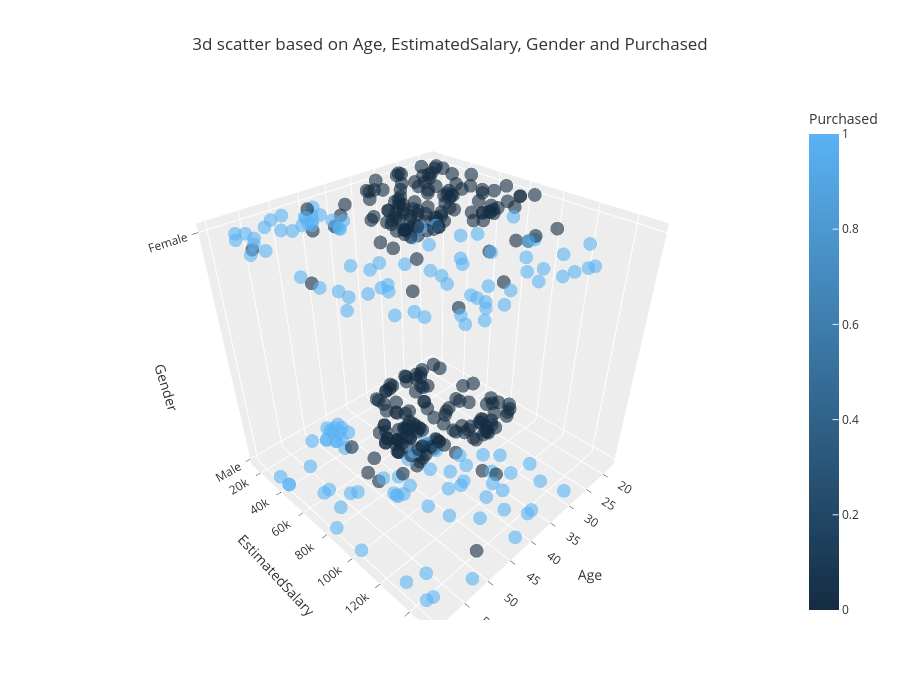

Notebook code for this chart:
### Code cell
fig = px.scatter_3d(
        data_frame=df,
        x='Age',
        y='EstimatedSalary',
        z='Gender',
        color='Purchased',
        template='ggplot2',
        opacity=0.6,
        height=700,
        title=f'3d scatter based on Age, EstimatedSalary, Gender and Purchased'
)

pio.show(fig)

### Figure 1 — Plotly figure (JSON) as saved in the notebook; plotly's stock layout.template omitted (floating-point values rounded to 4 significant figures; data arrays with more than 128 entries replaced by an {"elided": "..."} marker saying what was removed)
{"data": [{"hovertemplate": "Age=%{x}<br>EstimatedSalary=%{y}<br>Gender=%{z}<br>Purchased=%{marker.color}<extra></extra>", "legendgroup": "", "marker": {"color": {"elided": "400 int values"}, "coloraxis": "coloraxis", "opacity": 0.6, "symbol": "circle"}, "mode": "markers", "name": "", "scene": "scene", "showlegend": false, "type": "scatter3d", "x": {"elided": "400 int values"}, "y": {"elided": "400 int values"}, "z": {"elided": "400 str values"}}], "layout": {"coloraxis": {"colorbar": {"title": {"text": "Purchased"}}, "colorscale": [[0, "rgb(20,44,66)"], [1, "rgb(90,179,244)"]]}, "height": 700, "legend": {"tracegroupgap": 0}, "scene": {"domain": {"x": [0, 1], "y": [0, 1]}, "xaxis": {"title": {"text": "Age"}}, "yaxis": {"title": {"text": "EstimatedSalary"}}, "zaxis": {"title": {"text": "Gender"}}}, "title": {"text": "3d scatter based on Age, EstimatedSalary, Gender and Purchased"}}}
